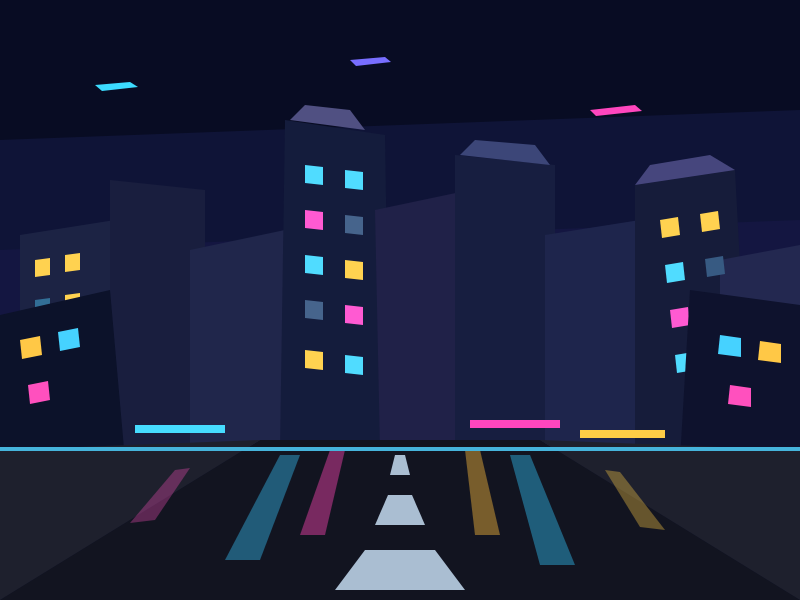
Frame 1 (no input)
Frame 2 (the mouse pressed at the canvas centre, redrawn once): identical to frame 1, image omitted

The p5.js sketch that drew this single still picture (run headless with seeded random() and noise() and a simulated clock; the mouse was pressed at the canvas centre and the sketch redrawn once):

// p5.js sketch
// ── sketch.js
function setup() {
  // Cria uma área de desenho com 800 pixels de largura
  // e 600 pixels de altura.
  createCanvas(800, 600);

  // Como o desenho é estático, noLoop() impede que o p5.js
  // fique redesenhando a cena continuamente.
  noLoop();
}

function draw() {
  /*
    O comando quad() cria um quadrilátero usando quatro pontos.

    Sintaxe:
    quad(x1, y1, x2, y2, x3, y3, x4, y4);

    Cada par (x, y) representa um vértice.
    Alterando esses pontos podemos criar retângulos,
    trapézios, paralelogramos e várias formas inclinadas.
  */

  // ============================================================
  // CÉU NOTURNO
  // ============================================================

  noStroke();

  // O fundo inteiro também é feito com quad(),
  // respeitando a regra de usar apenas essa primitiva.
  fill(8, 12, 35);
  quad(0, 0, 800, 0, 800, 600, 0, 600);

  // Faixas no céu para criar variação de tonalidade.
  fill(15, 20, 55);
  quad(0, 140, 800, 110, 800, 280, 0, 300);

  fill(20, 22, 65);
  quad(0, 250, 800, 220, 800, 360, 0, 370);

  // ============================================================
  // ELEMENTOS ABSTRATOS NO CÉU
  // ============================================================

  // Pequenos quadriláteros simulam luzes ou veículos distantes.

  fill(60, 220, 255);
  quad(95, 85, 130, 82, 138, 87, 102, 91);

  fill(255, 70, 190);
  quad(590, 110, 635, 105, 642, 111, 596, 116);

  fill(120, 110, 255);
  quad(350, 60, 385, 57, 391, 62, 356, 66);

  fill(255, 200, 70);
  quad(680, 170, 700, 167, 706, 172, 684, 176);

  // ============================================================
  // PRÉDIOS AO FUNDO
  // ============================================================

  // Prédio distante à esquerda.
  fill(28, 35, 68);
  quad(20, 235, 115, 220, 115, 450, 20, 450);

  // Prédio distante central.
  fill(25, 30, 62);
  quad(110, 180, 205, 190, 205, 450, 110, 450);

  // Prédio ao fundo com leve inclinação.
  fill(32, 38, 75);
  quad(190, 250, 285, 230, 290, 450, 190, 450);

  // Prédio central alto.
  fill(20, 28, 60);
  quad(285, 120, 385, 135, 390, 450, 280, 450);

  // Prédio ao fundo à direita.
  fill(32, 33, 72);
  quad(375, 210, 470, 190, 475, 450, 380, 450);

  fill(23, 30, 64);
  quad(455, 155, 555, 165, 555, 450, 455, 450);

  fill(30, 37, 76);
  quad(545, 235, 640, 220, 650, 450, 545, 450);

  fill(22, 28, 58);
  quad(635, 185, 735, 170, 750, 450, 635, 450);

  fill(35, 40, 80);
  quad(720, 260, 800, 245, 800, 450, 720, 450);

  // ============================================================
  // TOPO DOS PRÉDIOS
  // ============================================================

  // Alguns quadriláteros menores dão detalhes futuristas.

  fill(80, 80, 130);
  quad(305, 105, 350, 110, 365, 130, 290, 120);

  fill(60, 70, 120);
  quad(475, 140, 535, 145, 550, 165, 460, 155);

  fill(70, 70, 125);
  quad(650, 165, 710, 155, 735, 170, 635, 185);

  // ============================================================
  // JANELAS DO PRÉDIO DA ESQUERDA
  // ============================================================

  fill(255, 210, 80);

  quad(35, 260, 50, 258, 50, 275, 35, 277);
  quad(65, 255, 80, 253, 80, 270, 65, 272);

  fill(50, 110, 150);
  quad(35, 300, 50, 298, 50, 315, 35, 317);

  fill(255, 210, 80);
  quad(65, 295, 80, 293, 80, 310, 65, 312);

  fill(50, 110, 150);
  quad(35, 340, 50, 338, 50, 355, 35, 357);
  quad(65, 335, 80, 333, 80, 350, 65, 352);

  fill(255, 100, 210);
  quad(35, 380, 50, 378, 50, 395, 35, 397);

  fill(80, 200, 255);
  quad(65, 375, 80, 373, 80, 390, 65, 392);

  // ============================================================
  // JANELAS DO PRÉDIO CENTRAL ALTO
  // ============================================================

  fill(80, 220, 255);

  quad(305, 165, 323, 167, 323, 185, 305, 183);
  quad(345, 170, 363, 172, 363, 190, 345, 188);

  fill(255, 90, 210);
  quad(305, 210, 323, 212, 323, 230, 305, 228);

  fill(70, 100, 140);
  quad(345, 215, 363, 217, 363, 235, 345, 233);

  fill(80, 220, 255);
  quad(305, 255, 323, 257, 323, 275, 305, 273);

  fill(255, 210, 80);
  quad(345, 260, 363, 262, 363, 280, 345, 278);

  fill(70, 100, 140);
  quad(305, 300, 323, 302, 323, 320, 305, 318);

  fill(255, 90, 210);
  quad(345, 305, 363, 307, 363, 325, 345, 323);

  fill(255, 210, 80);
  quad(305, 350, 323, 352, 323, 370, 305, 368);

  fill(80, 220, 255);
  quad(345, 355, 363, 357, 363, 375, 345, 373);

  // ============================================================
  // JANELAS DO PRÉDIO À DIREITA
  // ============================================================

  fill(255, 210, 80);

  quad(660, 220, 678, 217, 680, 235, 662, 238);
  quad(700, 214, 718, 211, 720, 229, 702, 232);

  fill(80, 220, 255);
  quad(665, 265, 683, 262, 685, 280, 667, 283);

  fill(55, 90, 130);
  quad(705, 259, 723, 256, 725, 274, 707, 277);

  fill(255, 90, 210);
  quad(670, 310, 688, 307, 690, 325, 672, 328);

  fill(255, 210, 80);
  quad(710, 304, 728, 301, 730, 319, 712, 322);

  fill(80, 220, 255);
  quad(675, 355, 693, 352, 695, 370, 677, 373);

  fill(55, 90, 130);
  quad(715, 349, 733, 346, 735, 364, 717, 367);

  // ============================================================
  // PRÉDIOS EM PRIMEIRO PLANO
  // ============================================================

  // Um prédio mais escuro na esquerda cria profundidade.
  fill(12, 18, 42);
  quad(0, 315, 110, 290, 125, 460, 0, 460);

  // Outro prédio em primeiro plano à direita.
  fill(14, 18, 45);
  quad(690, 290, 800, 305, 800, 460, 680, 460);

  // Luzes do prédio da esquerda.
  fill(255, 200, 70);
  quad(20, 340, 40, 336, 42, 355, 22, 359);

  fill(70, 210, 255);
  quad(58, 332, 78, 328, 80, 347, 60, 351);

  fill(255, 80, 190);
  quad(28, 385, 48, 381, 50, 400, 30, 404);

  // Luzes do prédio da direita.
  fill(70, 210, 255);
  quad(720, 335, 741, 338, 741, 357, 718, 354);

  fill(255, 200, 70);
  quad(760, 341, 781, 344, 781, 363, 758, 360);

  fill(255, 80, 190);
  quad(730, 385, 751, 388, 751, 407, 728, 404);

  // ============================================================
  // RUA
  // ============================================================

  // A rua ocupa a parte inferior.
  // Os pontos superiores são mais próximos entre si,
  // ajudando a criar sensação de perspectiva.

  fill(18, 20, 32);
  quad(260, 440, 540, 440, 800, 600, 0, 600);

  // Laterais da rua.
  fill(30, 32, 45);
  quad(0, 450, 260, 440, 0, 600, 0, 600);

  fill(30, 32, 45);
  quad(540, 440, 800, 450, 800, 600, 800, 600);

  // ============================================================
  // FAIXAS DA RUA
  // ============================================================

  fill(170, 190, 210);

  quad(395, 455, 405, 455, 410, 475, 390, 475);

  quad(388, 495, 412, 495, 425, 525, 375, 525);

  quad(365, 550, 435, 550, 465, 590, 335, 590);

  // ============================================================
  // REFLEXOS DAS LUZES NA RUA
  // ============================================================

  // Quadriláteros compridos simulam reflexos no piso.

  fill(50, 170, 220, 120);
  quad(280, 455, 300, 455, 260, 560, 225, 560);

  fill(255, 70, 180, 110);
  quad(330, 450, 345, 450, 325, 535, 300, 535);

  fill(255, 190, 60, 110);
  quad(465, 450, 480, 450, 500, 535, 475, 535);

  fill(50, 190, 240, 110);
  quad(510, 455, 530, 455, 575, 565, 540, 565);

  // Reflexos pequenos adicionais.
  fill(255, 80, 190, 80);
  quad(175, 470, 190, 468, 155, 520, 130, 523);

  fill(255, 205, 70, 90);
  quad(605, 470, 620, 472, 665, 530, 640, 527);

  // ============================================================
  // DETALHES LUMINOSOS NA BASE DOS PRÉDIOS
  // ============================================================

  fill(70, 220, 255);
  quad(135, 425, 225, 425, 225, 433, 135, 433);

  fill(255, 70, 190);
  quad(470, 420, 560, 420, 560, 428, 470, 428);

  fill(255, 205, 70);
  quad(580, 430, 665, 430, 665, 438, 580, 438);

  // ============================================================
  // FAIXA LUMINOSA NO HORIZONTE
  // ============================================================

  // Uma linha visual também pode ser simulada por um quad()
  // muito fino, sem utilizar o comando line().

  fill(70, 180, 220);
  quad(0, 447, 800, 447, 800, 451, 0, 451);
}
